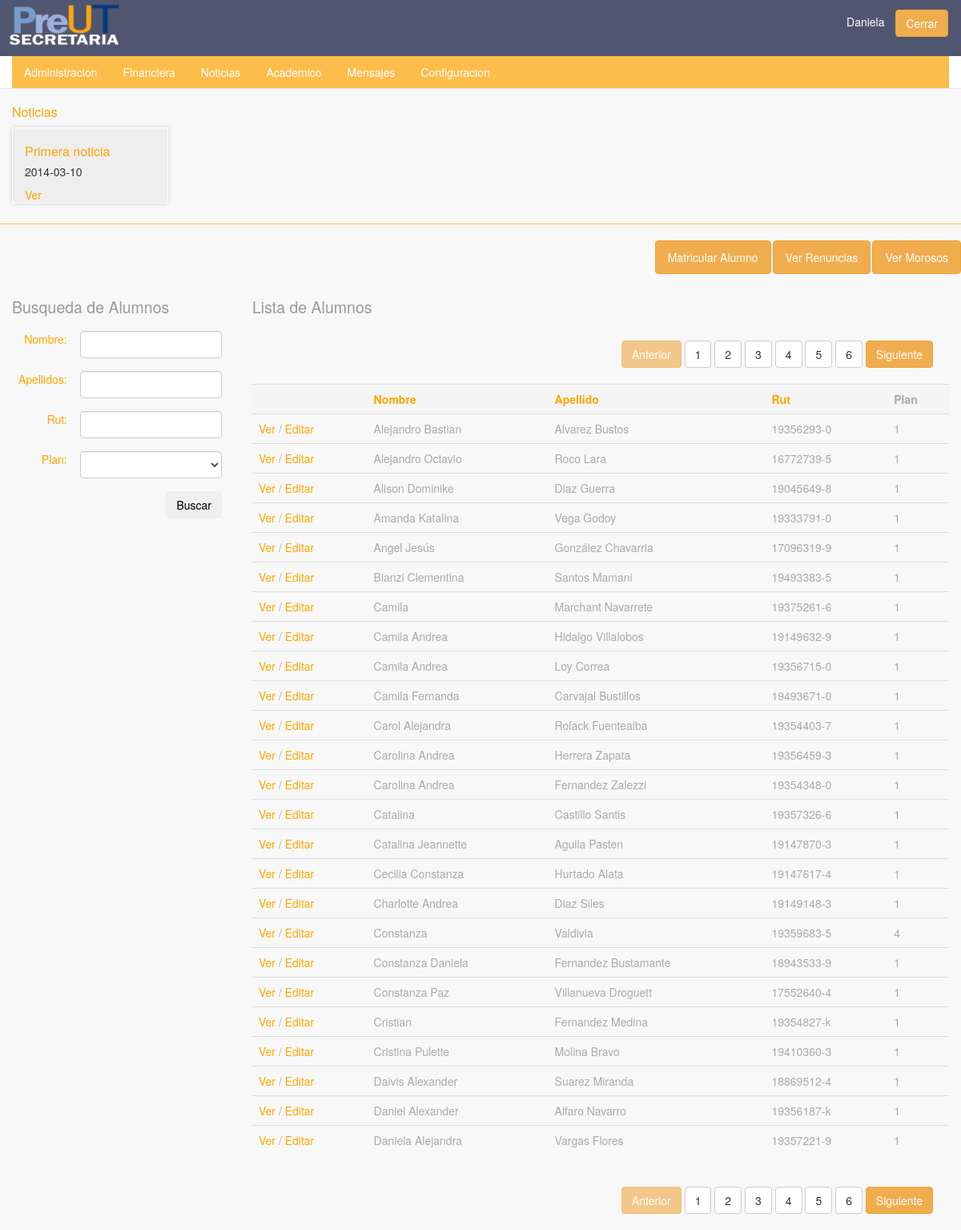
The page /secretaria/alumno.php (signed in) on the database its author committed.
### tables this page shows
CREATE TABLE IF NOT EXISTS `noticias` (
  `id` int(11) NOT NULL AUTO_INCREMENT,
  `Titulo` varchar(256) NOT NULL,
  `Contenido` text NOT NULL,
  `Fecha_creacion` date NOT NULL,
  `usuarios_id` varchar(14) NOT NULL,
  PRIMARY KEY (`id`,`usuarios_id`),
  KEY `fk_noticias_usuarios1_idx` (`usuarios_id`)
);

CREATE TABLE IF NOT EXISTS `datos_usuarios` (
  `id` int(11) NOT NULL AUTO_INCREMENT,
  `usuario_id` varchar(14) NOT NULL,
  `apoderado_id` varchar(14) DEFAULT NULL,
  `cs` binary(1) DEFAULT NULL,
  `electivo` varchar(12) DEFAULT NULL,
  `Ciencias` binary(1) DEFAULT NULL,
  `jornada` varchar(45) NOT NULL,
  `fecha_termino` date DEFAULT NULL,
  `plan_id` int(11) NOT NULL,
  PRIMARY KEY (`id`),
  KEY `fk_datos_usuarios_usuarios1_idx` (`usuario_id`),
  KEY `fk_datos_usuarios_planes1_idx` (`plan_id`),
  KEY `fk_datos_usuarios_usuarios2_idx` (`apoderado_id`)
);

CREATE TABLE IF NOT EXISTS `usuarios` (
  `rut` varchar(14) NOT NULL,
  `password` varchar(45) NOT NULL,
  `rol_id` int(11) NOT NULL,
  `habilitado` tinyint(1) DEFAULT NULL,
  `nombre` varchar(45) NOT NULL,
  `apellidos` varchar(45) NOT NULL,
  `telefono` varchar(45) DEFAULT NULL,
  `celular` varchar(45) DEFAULT NULL,
  `mail` varchar(128) NOT NULL,
  `fecha` date NOT NULL,
  `direccion` varchar(45) NOT NULL,
  `created_at` date NOT NULL,
  PRIMARY KEY (`rut`),
  KEY `fk_usuarios_rol_idx` (`rol_id`)
);

### controller/noticias_controller.php (called while the page is built, shortened)
<?php
	require_once($_SERVER['DOCUMENT_ROOT']."/administracion/models/noticias_model.php");
	function listar_noticias(){
		$noticias = new Noticia();
		return $noticias->listar();
	}
 ?>

### models/db_model.php (called while the page is built, shortened)
<?php
abstract class db_model {
	private static $host = "localhost";
	private static $user ="root";
	private static $pass ="";
	protected $db = "preutcl_preut";
	function connect (){
		$this->conn = new mysqli(self::$host, self::$user, self::$pass, $this->db);
	}
}

### models/noticias_model.php (called while the page is built, shortened)
<?php
	require_once($_SERVER['DOCUMENT_ROOT']."/administracion/models/db_model.php");
	class Noticia extends db_model {
		function listar(){
			$query = "SELECT * FROM noticias ORDER BY Fecha_creacion";
			$this->result = $this->conn->query($query);
			return $this->result;
		}
	}
 ?>

### controller/planes_controller.php (called while the page is built, shortened)
<?php
	require_once($_SERVER['DOCUMENT_ROOT']."/administracion/models/planes_model.php");
function listar_planes (){
	$plan = new plan();
	$planes = $plan->listar();
	return $planes;
}
 ?>

### models/planes_model.php (called while the page is built, shortened)
<?php
	require_once ($_SERVER['DOCUMENT_ROOT']."/administracion/models/db_model.php");
class plan extends db_model {
	function listar(){
		$query = "SELECT * FROM planes WHERE habilitado = '1'";
		$this->result = $this->conn->query($query);
		return $this->	result;
	}
}
 ?>

### controller/usuarios_controller.php (called while the page is built, shortened)
<?php require_once($_SERVER['DOCUMENT_ROOT'].'/administracion/models/usuario_model.php');
	function listar_usuarios($rol, $array, $orden){
		$usuarios = new Usuario();
		$result = $usuarios->listar($rol, $array, $orden);
		return $result;
	}
?>

### models/usuario_model.php (called while the page is built, shortened)
<?php require_once($_SERVER['DOCUMENT_ROOT'].'/administracion/models/db_model.php');
	class Usuario extends db_model{
		function listar($rol, $array, $order){
			if($rol == 'All')
				$query = "SELECT *
						  FROM usuarios
						  WHERE rol_id != 4
						  AND rol_id != 3
						  AND habilitado = 1 ";
			else
				$query = "SELECT a1.*, a2.* FROM usuarios a1, datos_usuarios a2
						  WHERE rol_id = ".$rol."
						  AND habilitado = 1
						  AND a1.rut = a2.usuario_id ";
			if($order == 'apellidos')
				{$query .= 'ORDER BY apellidos';}
			else if($order == 'rut')
				{$query .= 'ORDER BY rut';}
			else
				{$query .= 'ORDER BY nombre';}
			$this->result = $this->conn->query($query);
			$result = array();
			while($usuario = $this->result->fetch_assoc()){
				array_push($result, $usuario);
			}
			$result = json_encode($result);
			return $result;
		}
	}
 ?>

### secretaria/alumno.php (the view, shortened to what this page needs)
<?php
	require_once($_SERVER['DOCUMENT_ROOT']."/administracion/secretaria/header.php");
    require_once($_SERVER['DOCUMENT_ROOT']."/administracion/controller/usuarios_controller.php");
    require_once($_SERVER['DOCUMENT_ROOT']."/administracion/controller/planes_controller.php"); ?>
	<?php
		$orden = false;
		$page = 0;
		if(isset($_GET['page']))
			$page = $_GET['page'];
		else
			$page = 0;
	?>
	<div class="row">
		<nav class="subnav pull-right">
			<ul class="nav nav-pills">
				<li><a href="new_alumno.php" class="btn btn-warning">Matricular Alumno</a></li>
				<li><a href="renuncias.php" class="btn btn-warning">Ver Renuncias</a></li>
				<li><a href="morosos.php" class="btn btn-warning">Ver Morosos</a></li>
			</ul>
		</nav>
	</div>
	<div class="row">
			<div class="col-xs-3">
			<h2><small>Busqueda de Alumnos</small></h2>
				<form action="alumno.php" method="GET">
					<table class="table" id="buscador">
						<tr>
							<td>Nombre:</td>
							<td><input type="text" class="form-control" name="nombre"></td>
						</tr>
						<tr>
							<td>Apellidos:</td>
							<td><input type="text" class="form-control" name="apellidos"></td>
						</tr>
						<tr>
							<td>Rut:</td>
							<td><input type="text" class="form-control" name="rut"></td>
						</tr>
						<tr>
							<td>Plan: </td>
							<td>
								<select class="form-control" name="plan">
								    <option></option>
									<?php $planes = listar_planes();
									while($plan = $planes->fetch_assoc()){ ?>
									<option value="<?php echo $plan['id'] ?>"><?php echo $plan['nombre']; ?></option>
									<?php } ?>
								</select>
							</td>
						</tr>
						<tr>
							<td></td>
							<td><input type="submit" class="btn" value="Buscar" name="buscar"></td>
						</tr>
					</table>
				</form>
			</div>
			<?php
				$result = listar_usuarios(3, $_GET, $orden);
				$result = json_decode($result);
				$registros = count($result);
				$paginas = $registros/25;
			?>
			<div class="col-xs-9 pull-right">
				<h2><small>Lista de Alumnos</small></h2>
				<div class="segmentacion pull-right" style="margin: 20px;">
					<?php if($page == 0 ) {?>
						<a href="#" disabled class="btn btn-warning">Anterior</a>
					<?php } else {?>
						<a href="?page=<?php echo $page -1; ?>&orden=<?php echo $orden; ?>" class="btn btn-warning">Anterior</a>
					<?php }
						for ($i=0; $i < $paginas ; $i++) { ?>
							<a href="?page=<?php echo $i; ?>&orden=<?php echo $orden; ?>" class="btn btn-default"><?php echo $i+1; ?></a>
					<?php } ?>
					<a href="?page=<?php echo $page + 1; ?>&orden=<?php echo $orden; ?>" class="btn btn-warning">Siguiente</a>
				</div>
				<table class="table table-hover" id="tabla-alumnos">
					<tr class="active">
						<th></th>
						<th><a href="?orden=nombres&page=<?php echo $page; ?>">Nombre</a></th>
						<th><a href="?orden=apellidos&page=<?php echo $page; ?>">Apellido</a></th>
						<th><a href="?orden=rut&page=<?php echo $page; ?>">Rut</rut></th>
						<th>Plan</th>
					</tr>
					<?php
						for ($i=$page * 25; $i < ($page + 1) * 25 && $i < $registros; $i++) { ?>
						<tr>
							<td><a href="pago_alumno.php?rut=<?php echo $result[$i]->rut; ?>"/>Ver</a>
							/ <a href="editar_alumno.php?rut=<?php echo $result[$i]->rut; ?>"/>Editar</a></td>
							<td><?php echo $result[$i]->nombre;  ?></td>
							<td><?php echo $result[$i]->apellidos;  ?></td>
							<td><?php echo $result[$i]->rut;  ?></td>
							<td><?php echo $result[$i]->plan_id;  ?></td>
						</tr>
					<?php
						}
					?>
				</table>
				<div class="segmentacion pull-right" style="margin: 20px;">
					<?php if($page == 0 ) {?>
						<a href="#" disabled class="btn btn-warning">Anterior</a>
					<?php } else {?>
						<a href="?page=<?php echo $page -1; ?>&orden=<?php echo $orden; ?>" class="btn btn-warning">Anterior</a>
					<?php }
						for ($i=0; $i < $paginas ; $i++) { ?>
							<a href="?page=<?php echo $i; ?>&orden=<?php echo $orden; ?>" class="btn btn-default"><?php echo $i+1; ?></a>
					<?php } ?>
					<a href="?page=<?php echo $page + 1; ?>&orden=<?php echo $orden; ?>" class="btn btn-warning">Siguiente</a>
				</div>
			</div>
		</div>
</body>
</html>

### secretaria/header.php (shortened to what this page needs)
<!doctype html>
<html lang="es">
<head>
	<link rel="stylesheet" href="../css/estilos.css" />
	<link rel="stylesheet" href="../css/jquery-ui.min.css">
</head>
<body>
	<div class="row">
		<div class="navbar navbar-default navbar-static-top header">
			<div class="navbar-header">
				<img src="../image/logo-secretaria.png" class="logo">
			</div>
			<p class="nvar-text pull-right sesion"><?php echo $_SESSION['user']; ?> <a href="../index.php" class="btn btn-warning btn-small">Cerrar</a></p>
			<nav class="collapse navbar-collapse">
				<ul class="nav nav-pills">
					<li><a href="index.php">Administracion</a></li>
					<li><a href="alumno.php">Financiera</a></li>
 					<li><a href="noticias.php">Noticias</a></li>
					<li><a href="academico.php">Academico</a></li>
					<li><a href="#">Mensajes</a></li>
					<li><a href="configuracion.php">Configuracion</a></li>
				</ul>
			</nav>
		</div>
		<div class="col-xs-12 listado">
				<h3>Noticias</h3>
				<div class="row">
				<?php require_once($_SERVER['DOCUMENT_ROOT']."/administracion/controller/noticias_controller.php");
					$noticias = listar_noticias();
					while($noticia = $noticias->fetch_assoc()){ ?>
						<div class="col-md-2 list-noticias">
							<h3><?php echo $noticia['Titulo']; ?></h3>
							<h4><?php echo $noticia['Fecha_creacion']; ?></h4>
							<a href="#" class="mostrar-noticia" data-value="noticia_<?php echo $noticia['id']; ?>"> Ver </a>
						</div>
					<?php } ?>
				</div>
		</div>
	</div>

### css/estilos.css (style rules this page uses)
.table { color:#aaa }
.listado { margin:10px 0 20px 0;border-bottom:1px solid #fdbd4b;padding-bottom:25px; }
.listado .list-noticias { background:#eee;margin-right:5px;box-shadow:0 0 5px #ccc;border:1px solid #fff }
.listado h3 { font-size:16px }
.listado h4 { font-size:14px }
.header { background:#50566f !important;color:#fff }
body { background:#f8f8f8 }
a { color:#ffa500 }
nav ul { background:#fdbd4b;margin:0;padding:0; }
nav ul a { color:#fff }
h3 { color:#ffa500 }
#buscador td { text-align:right;color:#ffa500;border:none !important }
.collapse { background:#fff;margin-top:5em }
.row { padding:0;margin:0;display:none }
.sesion { margin:12px 6px 0 0; }
.sesion a { margin:0 10px }
.subnav ul { background:none !important }
.subnav li a { color:#fff; }
.logo { width:160px;margin-top:-20px;padding:10px }

### rows shown on the page
noticias: Titulo "Primera noticia", Fecha_creacion "2014-03-10"
datos_usuarios: usuario.nombre "Alejandro Bastian", usuario.apellidos "Alvarez Bustos", usuario.rut "19356293-0", plan "1"
datos_usuarios: usuario.nombre "Alejandro Octavio", usuario.apellidos "Roco Lara", usuario.rut "16772739-5", plan "1"
datos_usuarios: usuario.nombre "Alison Dominike", usuario.apellidos "Diaz Guerra", usuario.rut "19045649-8", plan "1"
datos_usuarios: usuario.nombre "Amanda Katalina", usuario.apellidos "Vega Godoy", usuario.rut "19333791-0", plan "1"
datos_usuarios: usuario.nombre "Angel Jesús", usuario.apellidos "González Chavarria", usuario.rut "17096319-9", plan "1"
datos_usuarios: usuario.nombre "Bianzi Clementina", usuario.apellidos "Santos Mamani", usuario.rut "19493383-5", plan "1"
datos_usuarios: usuario.nombre "Camila", usuario.apellidos "Marchant Navarrete", usuario.rut "19375261-6", plan "1"
datos_usuarios: usuario.nombre "Camila Andrea", usuario.apellidos "Hidalgo Villalobos", usuario.rut "19149632-9", plan "1"
datos_usuarios: usuario.nombre "Camila Andrea", usuario.apellidos "Loy Correa", usuario.rut "19356715-0", plan "1"
datos_usuarios: usuario.nombre "Camila Fernanda", usuario.apellidos "Carvajal Bustillos", usuario.rut "19493671-0", plan "1"
datos_usuarios: usuario.nombre "Carol Alejandra", usuario.apellidos "Rolack Fuentealba", usuario.rut "19354403-7", plan "1"
datos_usuarios: usuario.nombre "Carolina Andrea", usuario.apellidos "Herrera Zapata", usuario.rut "19356459-3", plan "1"
datos_usuarios: usuario.nombre "Carolina Andrea", usuario.apellidos "Fernandez Zalezzi", usuario.rut "19354348-0", plan "1"
datos_usuarios: usuario.nombre "Catalina", usuario.apellidos "Castillo Santis", usuario.rut "19357326-6", plan "1"
datos_usuarios: usuario.nombre "Catalina Jeannette", usuario.apellidos "Aguila Pasten", usuario.rut "19147870-3", plan "1"
datos_usuarios: usuario.nombre "Cecilia Constanza", usuario.apellidos "Hurtado Alata", usuario.rut "19147617-4", plan "1"
datos_usuarios: usuario.nombre "Charlotte Andrea", usuario.apellidos "Diaz Siles", usuario.rut "19149148-3", plan "1"
datos_usuarios: usuario.nombre "Constanza", usuario.apellidos "Valdivia", usuario.rut "19359683-5", plan "4"
datos_usuarios: usuario.nombre "Constanza Daniela", usuario.apellidos "Fernandez Bustamante", usuario.rut "18943533-9", plan "1"
datos_usuarios: usuario.nombre "Constanza Paz", usuario.apellidos "Villanueva Droguett", usuario.rut "17552640-4", plan "1"
datos_usuarios: usuario.nombre "Cristian", usuario.apellidos "Fernandez Medina", usuario.rut "19354827-k", plan "1"
datos_usuarios: usuario.nombre "Cristina Pulette", usuario.apellidos "Molina Bravo", usuario.rut "19410360-3", plan "1"
datos_usuarios: usuario.nombre "Daivis Alexander", usuario.apellidos "Suarez Miranda", usuario.rut "18869512-4", plan "1"
datos_usuarios: usuario.nombre "Daniel Alexander", usuario.apellidos "Alfaro Navarro", usuario.rut "19356187-k", plan "1"
datos_usuarios: usuario.nombre "Daniela Alejandra", usuario.apellidos "Vargas Flores", usuario.rut "19357221-9", plan "1"

### other values the page prints
$_SESSION['user'] "Daniela"
